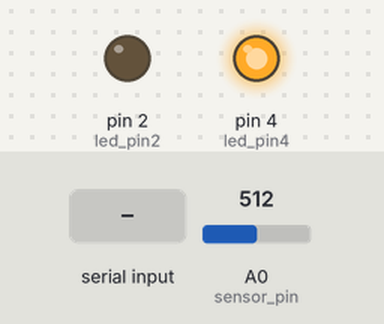
Bench run of a sketch on a simulated Arduino Uno, built with avr-gcc and run on an emulated ATmega328P. Shown: output pins drawn as LEDs (lit = HIGH). Dashed ring = blinking. The inputs (shaded band) are chosen by the test bench; at power-on: A0 (sensor_pin) = 512.

Above: at 1.2 s.
1.3 s: "a" received over Serial
At 4.2 s:
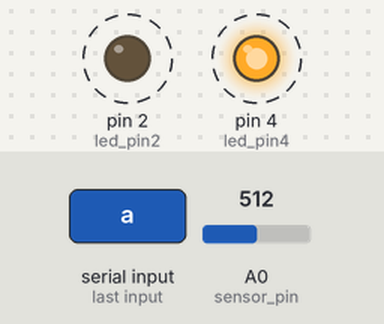
4.3 s: "i" received over Serial
At 5.1 s:
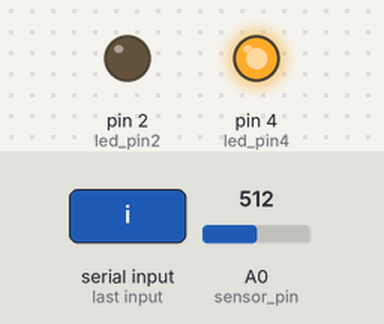
5.8 s: "n" received over Serial
At 6.6 s:
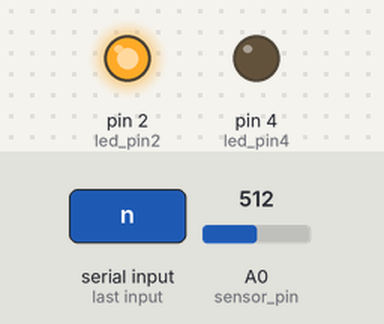
Timing chart, 0 to 8.8 s (numbered marks = the images above; inputs shaded):
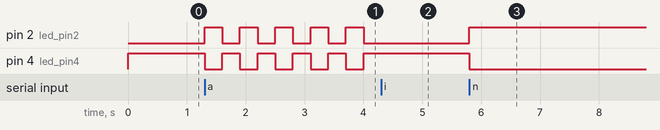

Measured:
- after the input at 1.3 s, pin 2 (led_pin2), pin 4 (led_pin4): alternates HIGH for 0.30 s and LOW for 0.30 s, starting at once
- after the input at 4.3 s, pin 2 (led_pin2): stops changing and stays LOW; pin 4 (led_pin4): stops changing and stays HIGH
- after the input at 5.8 s, pin 2 (led_pin2): LOW → HIGH at once; pin 4 (led_pin4): HIGH → LOW at once

The sketch:

main.ino
```cpp
#define sensor_pin A0
#define led_pin2 2
#define led_pin4 4

bool streaming = false;
bool send_one_value = false;
long previous_send_time = 0;
long send_count = 0;

bool isAuto = true;
bool isAlarm = false;

int sensor_limit = 500;
int interval = 300;

void setup()
{
  Serial.begin(9600);
  pinMode(led_pin2, OUTPUT);
  pinMode(led_pin4, OUTPUT);
}

void loop()
{
  long current_time = millis();
  data_reading();


  if (streaming == true and current_time / 100 != send_count){
    send_photo_data();
    //previous_send_time = current_time;
    previous_send_time = previous_send_time + 100;
    send_count = current_time / 100;
    Serial.print("Time in millis ");
    Serial.print(millis());
  }
  if (send_one_value == true){
    send_photo_data();
    send_one_value = false;
  }


  if (isAuto){
    int sensor_value = analogRead(sensor_pin);
    if (sensor_value < sensor_limit)
    {
      digitalWrite(led_pin2, HIGH);
      digitalWrite(led_pin4, LOW);
    }
    else
    {
      digitalWrite(led_pin2, LOW);
	  digitalWrite(led_pin4, HIGH);
    }
  }


  if (isAlarm) {
    if (current_time - previous_send_time >= interval) {
      previous_send_time = current_time;

      digitalWrite(led_pin2, !digitalRead(led_pin2));
      digitalWrite(led_pin4, !digitalRead(led_pin4));
    }
  }
}

void data_reading()
{
  if (Serial.available() > 0)
    {
        char command = Serial.read();
        switch (command)
        {
        case 'p': // for Photo sensor
            streaming = true;
            break;
        case 's': // single value
            streaming = false;
            send_one_value = true;
            break;
        case 'i': // illumination level (auto mode)
            isAlarm = false;
            isAuto = true;
            break;
        case 'n': // on (hand mode)
            isAuto = false;
            isAlarm = false;
            digitalWrite(led_pin2, HIGH);
            digitalWrite(led_pin4, LOW);
            break;
        case 'f': // off (hand mode)
            isAuto = false;
            isAlarm = false;
            digitalWrite(led_pin2, LOW);
            digitalWrite(led_pin4, HIGH);
            break;
        case 'a': // alarm system
            isAuto = false;
            isAlarm = true;
            break;

        }
    }
}

void send_photo_data()
{
  int val = analogRead(sensor_pin);
  Serial.print("Sensor value: ");
  Serial.println(val);
}
```
